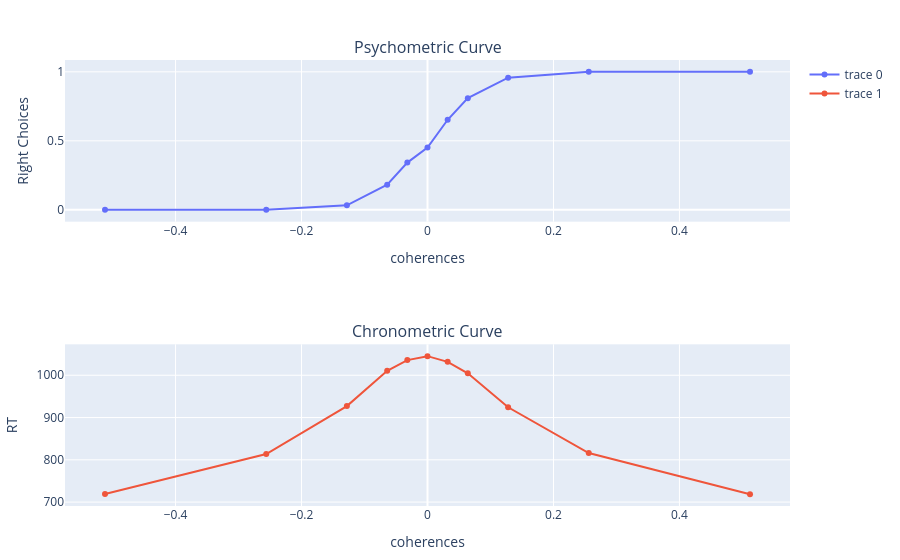

Notebook cell for this chart:
### Code cell
using Random
using Statistics
using PlotlyJS

time_non_decision = 0.3
threshold = 20
coherences = [-0.512, -.256, -.128, -.064, -.032, 0, +.032, +.064, +.128, +.256, +.512]
n_coherences = length(coherences)

total_trials = 10000

choices = []
rts = []
for coh in coherences
    push!(choices,[])
    push!(rts,[])
end

for trial in 1:total_trials
    coh_i = rand(1:n_coherences)
    coh = coherences[coh_i]
    # print(coh)
    
    # Stimulus input to Population 1&2
    I_stim_1 = J_Input * μ0 * (1 + coh) 
    I_stim_2 = J_Input * μ0 * (1 - coh)

    # Initialize variables
    S1 = 0.1        # Synaptic gating variable for Population 1
    S2 = 0.1        # Synaptic gating variable for Population 2

    r1 = 0.0        # Firing rate of Population 1
    r2 = 0.0        # Firing rate of Population 2

    I1 = 0.0        # Total input current to Population 1
    I2 = 0.0        # Total input current to Population 2

    decision_made = false
    decision_time = 0
    choice = 0

    # Precompute external inputs
    I_ext1 = fill(I_0, n_time_steps)
    I_ext2 = fill(I_0, n_time_steps)

    stim_indices = findall(t -> t >= stim_start && t <= stim_end, time)
    I_ext1[stim_indices] .+= I_stim_1
    I_ext2[stim_indices] .+= I_stim_2

    # Simulate the network dynamics
    I_noise1 = σ_I * randn()
    I_noise2 = σ_I * randn()

    while decision_time < n_time_steps && max(r1, r2) < threshold
        # Compute noise terms
        I_noise1 = I_noise1 + dt / τ_AMPA * (-I_noise1) + sqrt(dt/τ_AMPA) * σ_I * randn()
        I_noise2 = I_noise2 + dt / τ_AMPA * (-I_noise2) + sqrt(dt/τ_AMPA) * σ_I * randn()

        # Compute total input currents
        I1 = J_N * S1 - J_N_cross * S2 + I_ext1[decision_time + 1] + I_noise1
        I2 = J_N * S2 - J_N_cross * S1 + I_ext2[decision_time + 1] + I_noise2
        
        # Compute firing rates
        r1 = H(I1)
        r2 = H(I2)
        r1 = r1 < 0 ? 0 : r1
        r2 = r2 < 0 ? 0 : r2
        
        # Update synaptic gating variables using Euler method with gamma_NMDA
        S1 = S1 + (- S1 / τ_NMDA + (1 - S1) * γ * r1 / 1000) * dt
        S2 = S2 + (- S2 / τ_NMDA + (1 - S2) * γ * r2 / 1000) * dt

        decision_time = decision_time + 1
    end

    rt = decision_time * dt
    if r1 > r2
        choice = 1
    elseif r1 < r2
        choice = -1
    end

    if choice!=0 
        push!(choices[coh_i], choice/2+0.5)    # convert choice into 0 and 1
        push!(rts[coh_i], rt + time_non_decision)
    end
end

p_right=[]
rt=[]
for coh_i in 1:n_coherences
    if length(choices[coh_i])>0
        push!(p_right, mean(choices[coh_i]))
        push!(rt, mean(rts[coh_i]))
    else
        push!(p_right,-1)
        push!(rt,0)
    end
end

p1 = plot(coherences, p_right, Layout(title="Psychometric Curve",xaxis_title="coherences", yaxis_title="Right Choices"))
p2 = plot(coherences, rt, Layout(title="Chronometric Curve",xaxis_title="coherences", yaxis_title="RT"))
p = [p1; p2]

### Figure 1 — Plotly figure (JSON) as saved in the notebook; plotly's stock layout.template omitted (floating-point values rounded to 4 significant figures)
{"data": [{"type": "scatter", "x": [-0.512, -0.256, -0.128, -0.064, -0.032, 0, 0.032, 0.064, 0.128, 0.256, 0.512], "xaxis": "x1", "y": [0, 0, 0.0325, 0.1824, 0.3423, 0.4518, 0.6526, 0.8094, 0.9579, 1, 1], "yaxis": "y1"}, {"type": "scatter", "x": [-0.512, -0.256, -0.128, -0.064, -0.032, 0, 0.032, 0.064, 0.128, 0.256, 0.512], "xaxis": "x2", "y": [719.0, 813.8, 927.1, 1011.0, 1036.0, 1045.0, 1032.0, 1005.0, 924.3, 816.0, 718.7], "yaxis": "y2"}], "layout": {"annotations": [{"font": {"size": 16}, "showarrow": false, "text": "Psychometric Curve", "x": 0.5, "xanchor": "center", "xref": "paper", "y": 1, "yanchor": "bottom", "yref": "paper"}, {"font": {"size": 16}, "showarrow": false, "text": "Chronometric Curve", "x": 0.5, "xanchor": "center", "xref": "paper", "y": 0.3625, "yanchor": "bottom", "yref": "paper"}], "margin": {"b": 50, "l": 50, "r": 50, "t": 60}, "xaxis1": {"anchor": "y1", "domain": [0, 1], "title": {"text": "coherences"}}, "xaxis2": {"anchor": "y2", "domain": [0, 1], "title": {"text": "coherences"}}, "yaxis1": {"anchor": "x1", "domain": [0.6375, 1], "title": {"text": "Right Choices"}}, "yaxis2": {"anchor": "x2", "domain": [5.551e-17, 0.3625], "title": {"text": "RT"}}}}
